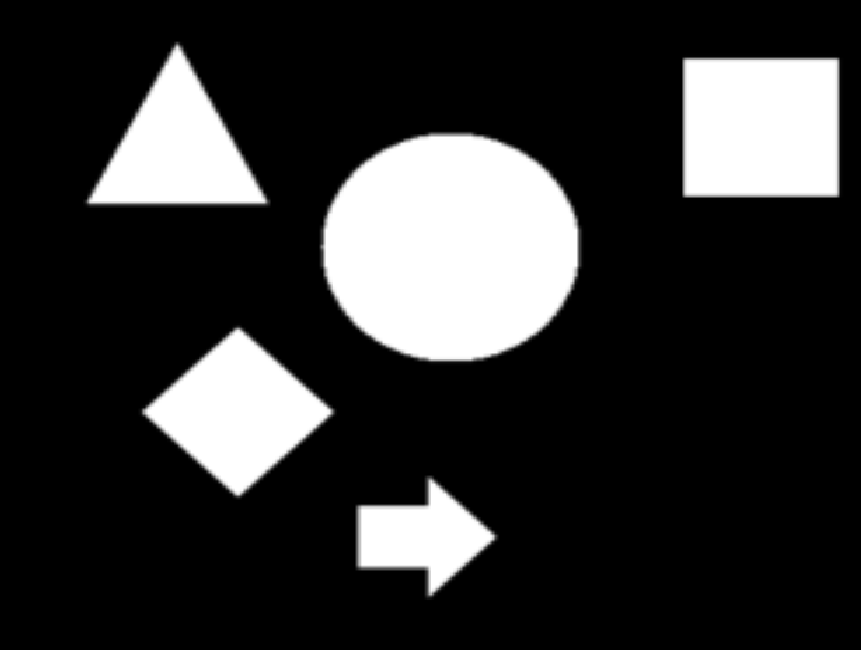
#> input picture HW4/A/Q1/q1.png, 861 x 650 px
$ jupyter execute Q1.ipynb
#> lines starting #> are read from the running program, lines starting #| are printed output that depends on the picture; after the words box and inside, x2 and y2 are one past the last pixel; in counts of white or black regions, pixels touching at a corner belong together
### Libraries

[cell 1]
import cv2
import numpy as np
import matplotlib.pyplot as plt

### Reading the Image

[cell 2]
### YOUR CODE ###
img = cv2.imread("q1.png", cv2.IMREAD_GRAYSCALE)
#> img is the input picture: shape (650, 861); min 0, max 255, mean 48.8

### Finding Threshold

[cell 3]
# You can use cv2 methods for finding this
_, thresholded = cv2.threshold(img, 0, 255,
cv2.THRESH_BINARY | cv2.THRESH_OTSU)
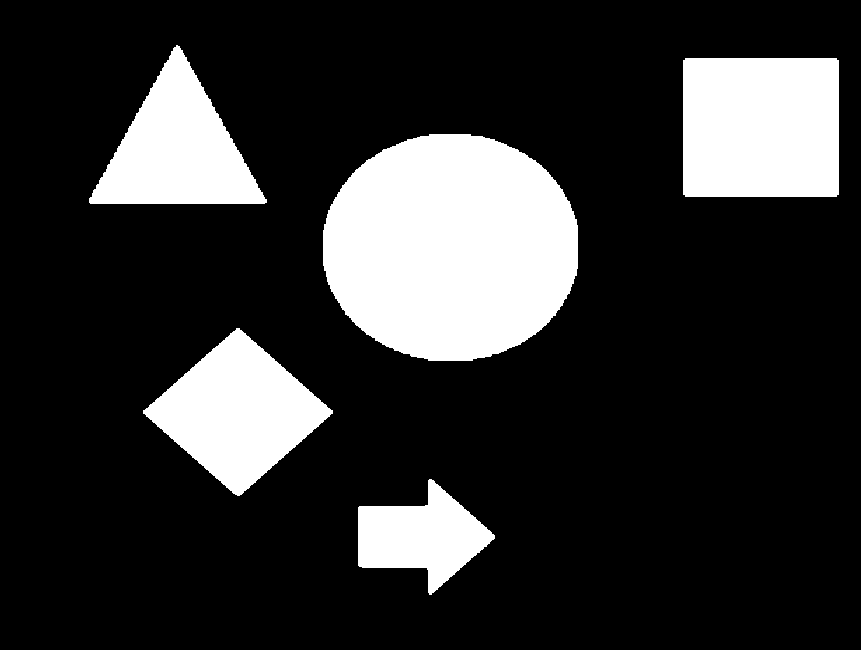
#> thresholded: shape (650, 861); 19.2% white; 5 white regions, box (x1, y1, x2, y2) and area: (323, 134, 578, 361) 46119, (683, 58, 839, 197) 21668, (143, 328, 333, 496) 16364, (89, 45, 267, 204) 14727, (358, 479, 495, 595) 8510

[cell 4]
# Show the results
plt.figure(figsize=(10,4))

plt.subplot(1, 2, 1)
plt.imshow(img, cmap='gray')
plt.title('Original Grayscale')

plt.subplot(1, 2, 2)
plt.imshow(thresholded, cmap='gray')
plt.title(f'Otsu Thresholding (Threshold = {_:.2f})')

plt.tight_layout()
plt.show()
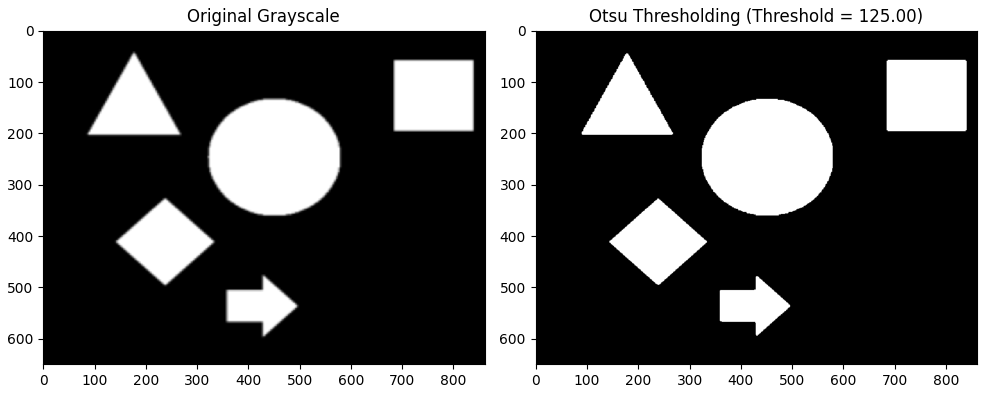
#> figure drawn by matplotlib, 2 panels

### Finding Connected Components

[cell 5]
# You can use cv2 methods for finding them
### YOUR CODE ###
num_labels, labels_im = cv2.connectedComponents(img)
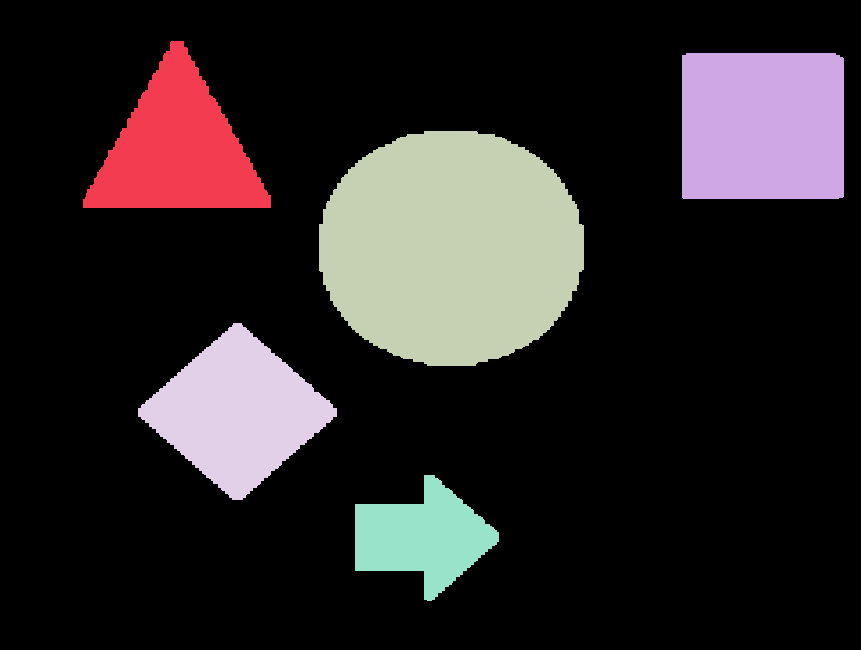
#> labels_im: shape (650, 861) int32; 6 distinct labels, from 0 to 5; one colour per label, 0 black
#> num_labels = 6

[cell 6]
shape = [img.shape[0],img.shape[1], 3]
#> shape = [650, 861, 3]
output = np.zeros(shape, dtype=np.uint8)

#### Show the result

Show each component with a random color, and write the number of components on the result image

[cell 7]
### YOUR CODE ###

for label in range(1, num_labels):
    color = np.random.randint(256, size=3)
    output[labels_im==label] = color
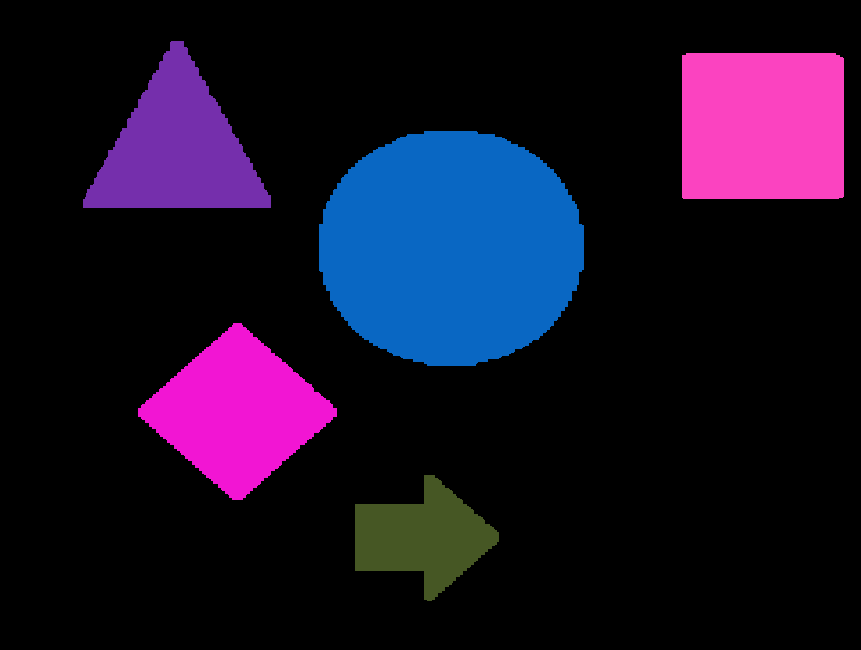
#> output: shape (650, 861, 3); mean of channels 0, 1, 2 38.4, 15.7, 24.4; drawn as B, G, R


plt.imshow(output)
plt.show()
